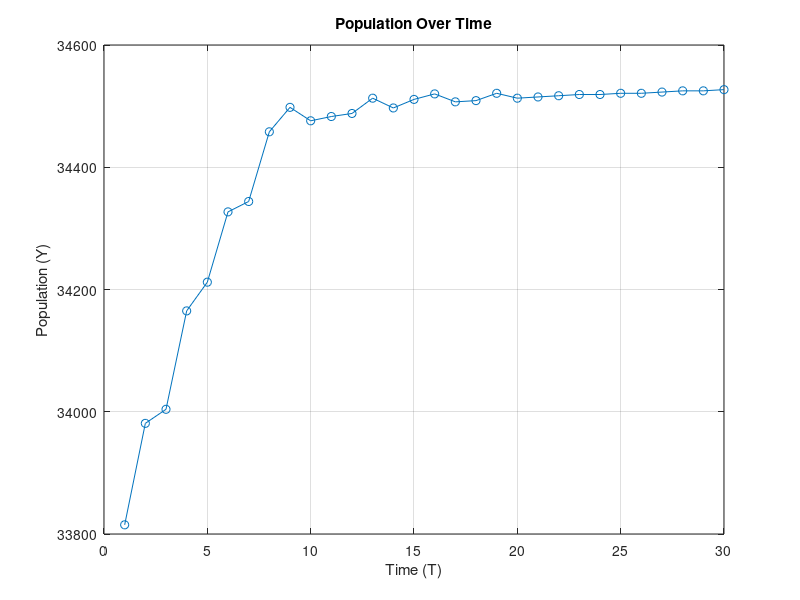

Write the MATLAB code that produced this figure.
clear
clc

% 数据
Y = [33815 33981 34004 34165 34212 34327 34344 34458 34498 34476 ...
     34483 34488 34513 34497 34511 34520 34507 34509 34521 34513 ...
     34515 34517 34519 34519 34521 34521 34523 34525 34525 34527];
T = 1:30;

% 初始化
x = zeros(1, 30);
y = zeros(1, 30);

% 计算 x(t) 和 y(t)
for t = 1:30
    x(t) = exp(-t);
    y(t) = 1 / Y(t);
end

% 构造 X 矩阵
c = ones(30, 1);  % 一列全是1
X = [c, x'];      % 组合成 X 矩阵

% 计算系数 B
B = inv(X' * X) * X' * y';

% 计算 z、s 和 w
z = zeros(1, 30);
s = zeros(1, 30);
w = zeros(1, 30);
y_mean = mean(y);

for i = 1:30
    z(i) = B(1) + B(2) * x(i);    % 预测值
    s(i) = y(i) - y_mean;         % 差值
    w(i) = z(i) - y(i);           % 残差
end

% 计算 S、Q、U、F
S = s * s';   % 差值平方和
Q = w * w';   % 残差平方和
U = S - Q;
F = 28 * U / Q;  % F值

% 输出结果
disp('B = ');
disp(B);
disp('F = ');
disp(F);

% 计算预测的 Y 值并与实际值比较
for j = 1:30
    predicted_Y = 1 / (B(1) + B(2) * exp(-j));
    disp(['Y(', num2str(j), ') - predicted Y = ', num2str(Y(j) - predicted_Y)]);
end

% 绘制图形
plot(T, Y, '-o');
xlabel('Time (T)');
ylabel('Population (Y)');
title('Population Over Time');
grid on;
